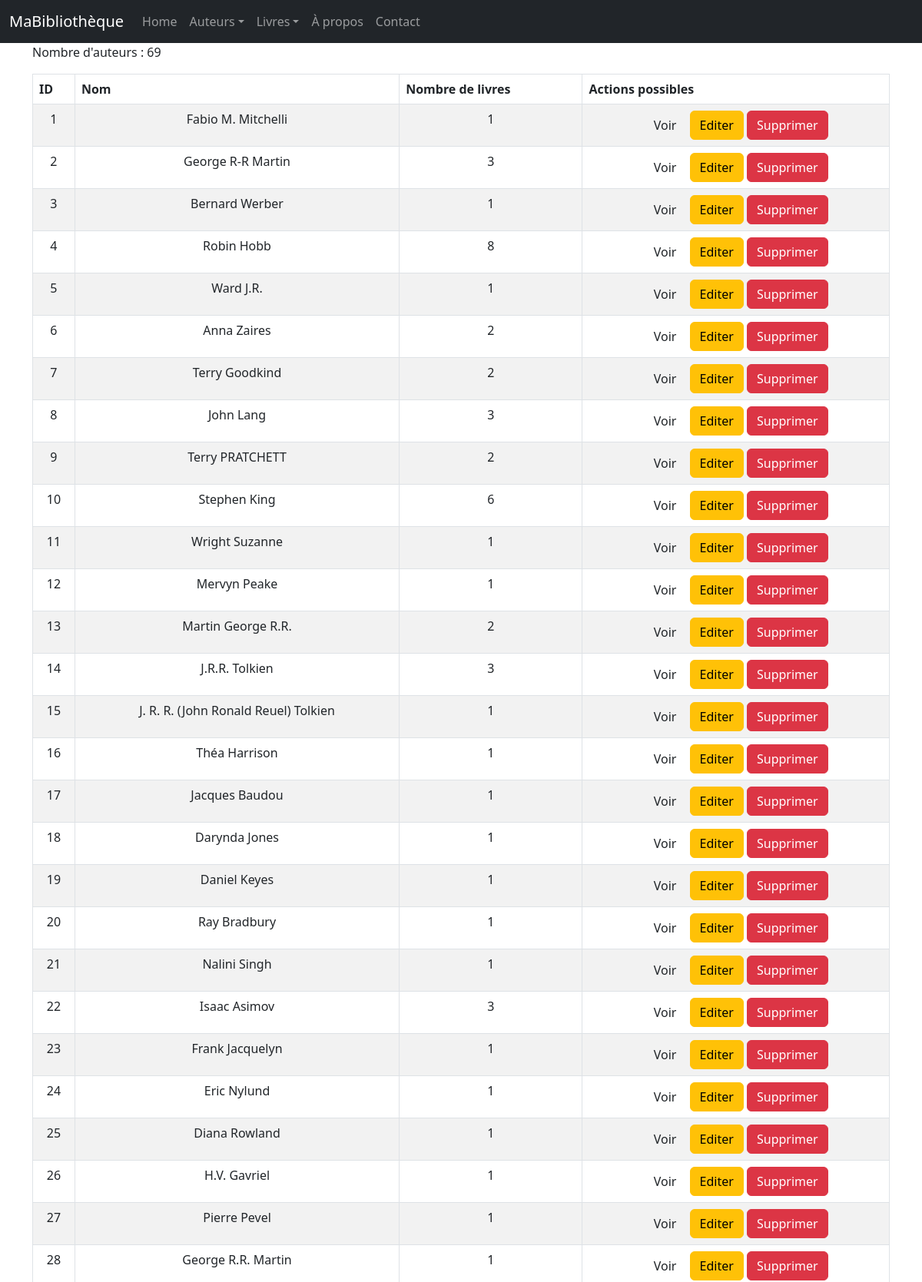
The page /auteurs/ (upper part) on the database its author committed.
### monApp/models.py (models this page shows, shortened)
class Auteur(db.Model):
    idA = db.Column(db.Integer, primary_key=True)
    Nom = db.Column(db.String(100))

### monApp/views.py (the view)
@app.route('/auteurs/')
def getAuteurs():
    lesAuteurs = Auteur.query.all()
    return render_template('auteurs_list.html', title="R3.01 Dev Web avec Flask", auteurs=lesAuteurs)

### monApp/templates/auteurs_list.html (shortened to what this page needs)
{% extends "base.html" %}
{% block main %}
    <h1>Liste des livres</h1>
    <p>Nombre d'auteurs : {{ auteurs|length }}</p>
    <table class="table table-striped table-bordered table-hover">
        <thead>
            <tr>
            <th>ID</th>
            <th>Nom</th>
            <th>Nombre de livres</th>
            <th>Actions possibles</th>
            </tr>
        </thead>
        <tbody>
            {% for unAuteur in auteurs %}
            <tr>
                <td>{{ unAuteur.idA }}</td>
                <td>{{ unAuteur.Nom }}</td>
                <td>{{ unAuteur.livres.count() }}</td>
                <td><div class="task-controls">
                    <a href="{{ url_for('viewAuteur', idA=unAuteur.idA) }}" class="btn btn-nfo">
                    Voir </a>
                    <a href="{{ url_for('updateAuteur', idA=unAuteur.idA) }}" class="btn btn-warning">
                    Editer </a>
                    <a href="{{ url_for('deleteAuteur', idA=unAuteur.idA) }}" class="btn btn-danger">
                    Supprimer </a>
                    </div>
            </td>
            </tr>
            {% endfor %}
        </tbody>
    </table>
{% endblock %}

### monApp/templates/base.html (shortened to what this page needs)
<html>
    <head>
        <link rel="stylesheet" href="{{ url_for('static', filename='css/style.css') }}">
        <link href="https://cdn.jsdelivr.net/npm/bootstrap@5.3.0/dist/css/bootstrap.min.css" rel="stylesheet">
    </head>
    <body>
        {% block navbar %}
        <nav class="navbar navbar-expand-md navbar-dark bg-dark fixed-top">
            <div class="container-fluid">
                <a class="navbar-brand">MaBibliothèque</a>
                <div class="collapse navbar-collapse" id="mainNavbar">
                    <ul class="navbar-nav me-auto mb-2 mb-md-0">
                        <li class="nav-item"><a class="nav-link" href="{{ url_for('index') }}">Home</a></li>
                        <li class="nav-item dropdown"><a class="nav-link dropdown-toggle" href="#"
                        id="auteursDropdown" role="button" data-bs-toggle="dropdown"
                        aria-expanded="false">Auteurs</a>
                        </li>
                        <li class="nav-item dropdown"><a class="nav-link dropdown-toggle" href="#"
                            id="livresDropdown" role="button" data-bs-toggle="dropdown"
                            aria-expanded="false">Livres</a>
                        </li>
                        <li class="nav-item"><a class="nav-link" href="{{ url_for('about') }}">À propos</a>
                        </li>
                        <li class="nav-item"><a class="nav-link" href="{{ url_for('contact') }}">Contact</a>
                        </li>
                    </ul>
                </div>
            </div>
        </nav> {% endblock %}
        {% block content %}
            <main role=" main" class=" container">
                {% block main %}
                {% endblock %}
            </main>
        {% endblock %}
    </body>
</html>

### monApp/static/style.css (style rules this page uses)
h1 { color : red; }
td, th { padding: 0.5em; text-align: center; border-collapse:initial; border: thin solid black; }
body { font-family: sans-serif; }

### rows shown on the page
Auteur: idA "1", Nom "Fabio M. Mitchelli", livres.count "1"
Auteur: idA "2", Nom "George R-R Martin", livres.count "3"
Auteur: idA "3", Nom "Bernard Werber", livres.count "1"
Auteur: idA "4", Nom "Robin Hobb", livres.count "8"
Auteur: idA "5", Nom "Ward J.R.", livres.count "1"
Auteur: idA "6", Nom "Anna Zaires", livres.count "2"
Auteur: idA "7", Nom "Terry Goodkind", livres.count "2"
Auteur: idA "8", Nom "John Lang", livres.count "3"
Auteur: idA "9", Nom "Terry PRATCHETT", livres.count "2"
Auteur: idA "10", Nom "Stephen King", livres.count "6"
Auteur: idA "11", Nom "Wright Suzanne", livres.count "1"
Auteur: idA "12", Nom "Mervyn Peake", livres.count "1"
Auteur: idA "13", Nom "Martin George R.R.", livres.count "2"
Auteur: idA "14", Nom "J.R.R. Tolkien", livres.count "3"
Auteur: idA "15", Nom "J. R. R. (John Ronald Reuel) Tolkien", livres.count "1"
Auteur: idA "16", Nom "Théa Harrison", livres.count "1"
Auteur: idA "17", Nom "Jacques Baudou", livres.count "1"
Auteur: idA "18", Nom "Darynda Jones", livres.count "1"
Auteur: idA "19", Nom "Daniel Keyes", livres.count "1"
Auteur: idA "20", Nom "Ray Bradbury", livres.count "1"
Auteur: idA "21", Nom "Nalini Singh", livres.count "1"
Auteur: idA "22", Nom "Isaac Asimov", livres.count "3"
Auteur: idA "23", Nom "Frank Jacquelyn", livres.count "1"
Auteur: idA "24", Nom "Eric Nylund", livres.count "1"
Auteur: idA "25", Nom "Diana Rowland", livres.count "1"
Auteur: idA "26", Nom "H.V. Gavriel", livres.count "1"
Auteur: idA "27", Nom "Pierre Pevel", livres.count "1"
Auteur: idA "28", Nom "George R.R. Martin", livres.count "1"

### other values the page prints
{{ auteurs|length }} "69"
